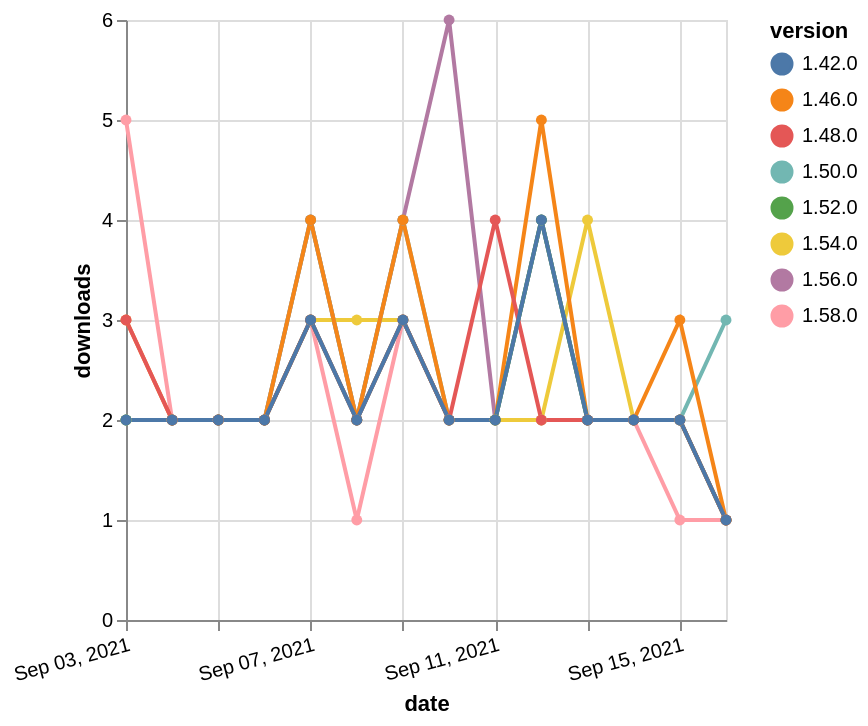

Vega-Lite specification for this chart:
### Vega-Lite specification from a JSON file in a GitHub repository (floating-point values rounded to 4 significant figures)
{"$schema": "https://vega.github.io/schema/vega-lite/v5.json", "description": "A simple bar chart with embedded data.", "data": {"values": [{"date": "2021-09-03", "total": 747, "delta": 2, "version": "1.56.0"}, {"date": "2021-09-04", "total": 749, "delta": 2, "version": "1.56.0"}, {"date": "2021-09-05", "total": 751, "delta": 2, "version": "1.56.0"}, {"date": "2021-09-06", "total": 753, "delta": 2, "version": "1.56.0"}, {"date": "2021-09-07", "total": 757, "delta": 4, "version": "1.56.0"}, {"date": "2021-09-08", "total": 759, "delta": 2, "version": "1.56.0"}, {"date": "2021-09-09", "total": 763, "delta": 4, "version": "1.56.0"}, {"date": "2021-09-10", "total": 769, "delta": 6, "version": "1.56.0"}, {"date": "2021-09-11", "total": 771, "delta": 2, "version": "1.56.0"}, {"date": "2021-09-12", "total": 773, "delta": 2, "version": "1.56.0"}, {"date": "2021-09-13", "total": 775, "delta": 2, "version": "1.56.0"}, {"date": "2021-09-14", "total": 777, "delta": 2, "version": "1.56.0"}, {"date": "2021-09-15", "total": 779, "delta": 2, "version": "1.56.0"}, {"date": "2021-09-16", "total": 780, "delta": 1, "version": "1.56.0"}, {"date": "2021-09-03", "total": 1043, "delta": 2, "version": "1.54.0"}, {"date": "2021-09-04", "total": 1045, "delta": 2, "version": "1.54.0"}, {"date": "2021-09-05", "total": 1047, "delta": 2, "version": "1.54.0"}, {"date": "2021-09-06", "total": 1049, "delta": 2, "version": "1.54.0"}, {"date": "2021-09-07", "total": 1052, "delta": 3, "version": "1.54.0"}, {"date": "2021-09-08", "total": 1055, "delta": 3, "version": "1.54.0"}, {"date": "2021-09-09", "total": 1058, "delta": 3, "version": "1.54.0"}, {"date": "2021-09-10", "total": 1060, "delta": 2, "version": "1.54.0"}, {"date": "2021-09-11", "total": 1062, "delta": 2, "version": "1.54.0"}, {"date": "2021-09-12", "total": 1064, "delta": 2, "version": "1.54.0"}, {"date": "2021-09-13", "total": 1068, "delta": 4, "version": "1.54.0"}, {"date": "2021-09-14", "total": 1070, "delta": 2, "version": "1.54.0"}, {"date": "2021-09-15", "total": 1072, "delta": 2, "version": "1.54.0"}, {"date": "2021-09-16", "total": 1073, "delta": 1, "version": "1.54.0"}, {"date": "2021-09-03", "total": 246, "delta": 5, "version": "1.58.0"}, {"date": "2021-09-04", "total": 248, "delta": 2, "version": "1.58.0"}, {"date": "2021-09-05", "total": 250, "delta": 2, "version": "1.58.0"}, {"date": "2021-09-06", "total": 252, "delta": 2, "version": "1.58.0"}, {"date": "2021-09-07", "total": 255, "delta": 3, "version": "1.58.0"}, {"date": "2021-09-08", "total": 256, "delta": 1, "version": "1.58.0"}, {"date": "2021-09-09", "total": 259, "delta": 3, "version": "1.58.0"}, {"date": "2021-09-10", "total": 261, "delta": 2, "version": "1.58.0"}, {"date": "2021-09-11", "total": 263, "delta": 2, "version": "1.58.0"}, {"date": "2021-09-12", "total": 267, "delta": 4, "version": "1.58.0"}, {"date": "2021-09-13", "total": 269, "delta": 2, "version": "1.58.0"}, {"date": "2021-09-14", "total": 271, "delta": 2, "version": "1.58.0"}, {"date": "2021-09-15", "total": 272, "delta": 1, "version": "1.58.0"}, {"date": "2021-09-16", "total": 273, "delta": 1, "version": "1.58.0"}, {"date": "2021-09-03", "total": 2069, "delta": 2, "version": "1.50.0"}, {"date": "2021-09-04", "total": 2071, "delta": 2, "version": "1.50.0"}, {"date": "2021-09-05", "total": 2073, "delta": 2, "version": "1.50.0"}, {"date": "2021-09-06", "total": 2075, "delta": 2, "version": "1.50.0"}, {"date": "2021-09-07", "total": 2079, "delta": 4, "version": "1.50.0"}, {"date": "2021-09-08", "total": 2081, "delta": 2, "version": "1.50.0"}, {"date": "2021-09-09", "total": 2085, "delta": 4, "version": "1.50.0"}, {"date": "2021-09-10", "total": 2087, "delta": 2, "version": "1.50.0"}, {"date": "2021-09-11", "total": 2089, "delta": 2, "version": "1.50.0"}, {"date": "2021-09-12", "total": 2093, "delta": 4, "version": "1.50.0"}, {"date": "2021-09-13", "total": 2095, "delta": 2, "version": "1.50.0"}, {"date": "2021-09-14", "total": 2097, "delta": 2, "version": "1.50.0"}, {"date": "2021-09-15", "total": 2099, "delta": 2, "version": "1.50.0"}, {"date": "2021-09-16", "total": 2102, "delta": 3, "version": "1.50.0"}, {"date": "2021-09-03", "total": 2601, "delta": 3, "version": "1.46.0"}, {"date": "2021-09-04", "total": 2603, "delta": 2, "version": "1.46.0"}, {"date": "2021-09-05", "total": 2605, "delta": 2, "version": "1.46.0"}, {"date": "2021-09-06", "total": 2607, "delta": 2, "version": "1.46.0"}, {"date": "2021-09-07", "total": 2611, "delta": 4, "version": "1.46.0"}, {"date": "2021-09-08", "total": 2613, "delta": 2, "version": "1.46.0"}, {"date": "2021-09-09", "total": 2617, "delta": 4, "version": "1.46.0"}, {"date": "2021-09-10", "total": 2619, "delta": 2, "version": "1.46.0"}, {"date": "2021-09-11", "total": 2621, "delta": 2, "version": "1.46.0"}, {"date": "2021-09-12", "total": 2626, "delta": 5, "version": "1.46.0"}, {"date": "2021-09-13", "total": 2628, "delta": 2, "version": "1.46.0"}, {"date": "2021-09-14", "total": 2630, "delta": 2, "version": "1.46.0"}, {"date": "2021-09-15", "total": 2633, "delta": 3, "version": "1.46.0"}, {"date": "2021-09-16", "total": 2634, "delta": 1, "version": "1.46.0"}, {"date": "2021-09-03", "total": 1506, "delta": 2, "version": "1.52.0"}, {"date": "2021-09-04", "total": 1508, "delta": 2, "version": "1.52.0"}, {"date": "2021-09-05", "total": 1510, "delta": 2, "version": "1.52.0"}, {"date": "2021-09-06", "total": 1512, "delta": 2, "version": "1.52.0"}, {"date": "2021-09-07", "total": 1515, "delta": 3, "version": "1.52.0"}, {"date": "2021-09-08", "total": 1517, "delta": 2, "version": "1.52.0"}, {"date": "2021-09-09", "total": 1520, "delta": 3, "version": "1.52.0"}, {"date": "2021-09-10", "total": 1522, "delta": 2, "version": "1.52.0"}, {"date": "2021-09-11", "total": 1524, "delta": 2, "version": "1.52.0"}, {"date": "2021-09-12", "total": 1528, "delta": 4, "version": "1.52.0"}, {"date": "2021-09-13", "total": 1530, "delta": 2, "version": "1.52.0"}, {"date": "2021-09-14", "total": 1532, "delta": 2, "version": "1.52.0"}, {"date": "2021-09-15", "total": 1534, "delta": 2, "version": "1.52.0"}, {"date": "2021-09-16", "total": 1535, "delta": 1, "version": "1.52.0"}, {"date": "2021-09-03", "total": 2080, "delta": 3, "version": "1.48.0"}, {"date": "2021-09-04", "total": 2082, "delta": 2, "version": "1.48.0"}, {"date": "2021-09-05", "total": 2084, "delta": 2, "version": "1.48.0"}, {"date": "2021-09-06", "total": 2086, "delta": 2, "version": "1.48.0"}, {"date": "2021-09-07", "total": 2089, "delta": 3, "version": "1.48.0"}, {"date": "2021-09-08", "total": 2091, "delta": 2, "version": "1.48.0"}, {"date": "2021-09-09", "total": 2094, "delta": 3, "version": "1.48.0"}, {"date": "2021-09-10", "total": 2096, "delta": 2, "version": "1.48.0"}, {"date": "2021-09-11", "total": 2100, "delta": 4, "version": "1.48.0"}, {"date": "2021-09-12", "total": 2102, "delta": 2, "version": "1.48.0"}, {"date": "2021-09-13", "total": 2104, "delta": 2, "version": "1.48.0"}, {"date": "2021-09-14", "total": 2106, "delta": 2, "version": "1.48.0"}, {"date": "2021-09-15", "total": 2108, "delta": 2, "version": "1.48.0"}, {"date": "2021-09-16", "total": 2109, "delta": 1, "version": "1.48.0"}, {"date": "2021-09-03", "total": 2425, "delta": 2, "version": "1.42.0"}, {"date": "2021-09-04", "total": 2427, "delta": 2, "version": "1.42.0"}, {"date": "2021-09-05", "total": 2429, "delta": 2, "version": "1.42.0"}, {"date": "2021-09-06", "total": 2431, "delta": 2, "version": "1.42.0"}, {"date": "2021-09-07", "total": 2434, "delta": 3, "version": "1.42.0"}, {"date": "2021-09-08", "total": 2436, "delta": 2, "version": "1.42.0"}, {"date": "2021-09-09", "total": 2439, "delta": 3, "version": "1.42.0"}, {"date": "2021-09-10", "total": 2441, "delta": 2, "version": "1.42.0"}, {"date": "2021-09-11", "total": 2443, "delta": 2, "version": "1.42.0"}, {"date": "2021-09-12", "total": 2447, "delta": 4, "version": "1.42.0"}, {"date": "2021-09-13", "total": 2449, "delta": 2, "version": "1.42.0"}, {"date": "2021-09-14", "total": 2451, "delta": 2, "version": "1.42.0"}, {"date": "2021-09-15", "total": 2453, "delta": 2, "version": "1.42.0"}, {"date": "2021-09-16", "total": 2454, "delta": 1, "version": "1.42.0"}]}, "width": "container", "mark": {"type": "line", "point": {"filled": true}}, "encoding": {"x": {"field": "date", "type": "temporal", "timeUnit": "yearmonthdate", "title": "date", "axis": {"labelAngle": -15}}, "y": {"field": "delta", "type": "quantitative", "title": "downloads"}, "color": {"field": "version", "type": "nominal"}, "tooltip": {"field": "delta"}}}
